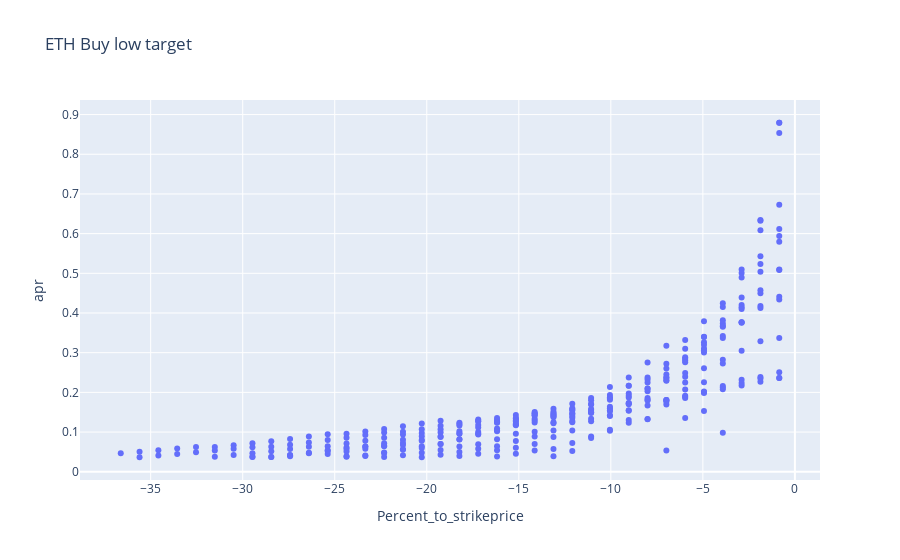

The cell this chart's notebook holds for it:
### Code cell
fig = px.scatter(df, x="Percent_to_strikeprice", y="apr", hover_data=["id","orderId", "duration", "1000return"], title=f"{TargetItem} Buy low target")
fig.update_layout(
    yaxis = dict(
        tickmode = 'linear',
        tick0 = 0,
        dtick = 0.1
    )
)
fig.show()

### Figure 1 — Plotly figure (JSON) as saved in the notebook; plotly's stock layout.template omitted (floating-point values rounded to 4 significant figures; data arrays with more than 128 entries replaced by an {"elided": "..."} marker saying what was removed)
{"data": [{"customdata": {"elided": "331x4 mixed values"}, "hovertemplate": "Percent_to_strikeprice=%{x}<br>apr=%{y}<br>id=%{customdata[0]}<br>orderId=%{customdata[1]}<br>duration=%{customdata[2]}<br>1000return=%{customdata[3]}<extra></extra>", "legendgroup": "", "marker": {"color": "#636efa", "symbol": "circle"}, "mode": "markers", "name": "", "orientation": "v", "showlegend": false, "type": "scatter", "x": {"elided": "331 float values"}, "xaxis": "x", "y": {"elided": "331 float values"}, "yaxis": "y"}], "layout": {"legend": {"tracegroupgap": 0}, "title": {"text": "ETH Buy low target"}, "xaxis": {"anchor": "y", "domain": [0, 1], "title": {"text": "Percent_to_strikeprice"}}, "yaxis": {"anchor": "x", "domain": [0, 1], "dtick": 0.1, "tick0": 0, "tickmode": "linear", "title": {"text": "apr"}}}}
